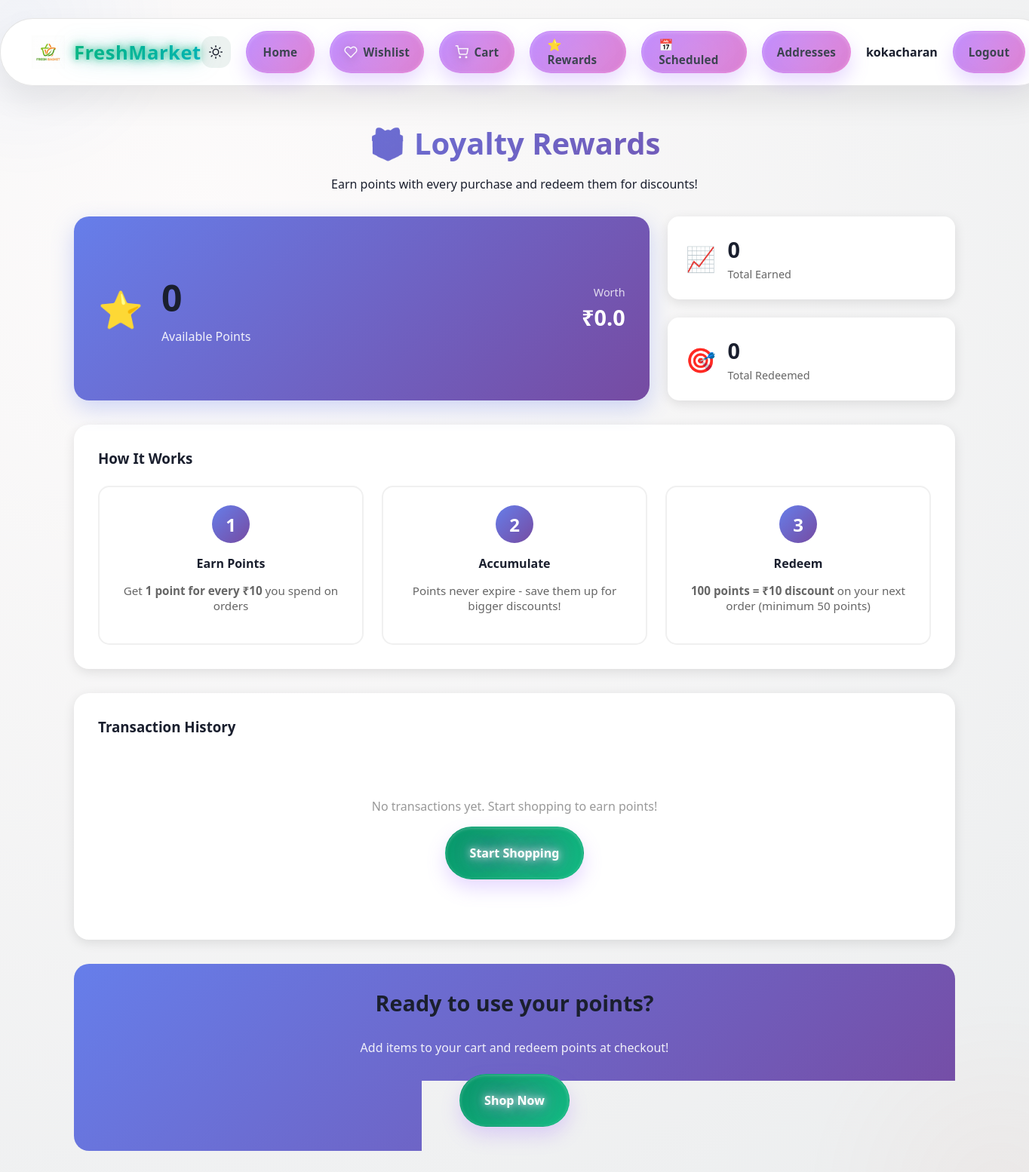
The page /loyalty (signed in) on the database its author committed.
### models.py (models this page shows)
class User(UserMixin, db.Model):
    id = db.Column(db.Integer, primary_key=True)
    username = db.Column(db.String(80), unique=True, nullable=False)
    email = db.Column(db.String(120), unique=True, nullable=True) # Nullable for migration, should be False for new users
    password_hash = db.Column(db.String(120), nullable=False)
    is_admin = db.Column(db.Boolean, default=False)
    reset_token = db.Column(db.String(100), nullable=True)
    reset_token_expiration = db.Column(db.DateTime, nullable=True)
    loyalty_points = db.Column(db.Integer, default=0)  # Loyalty rewards points
    cart_items = db.relationship('CartItem', backref='user', lazy=True)
    orders = db.relationship('Order', backref='user', lazy=True)
    addresses = db.relationship('Address', backref='user', lazy=True, cascade='all, delete-orphan')
    wishlist_items = db.relationship('Wishlist', backref='user', lazy=True, cascade='all, delete-orphan')
    loyalty_transactions = db.relationship('LoyaltyTransaction', backref='user', lazy=True, cascade='all, delete-orphan')
    scheduled_orders = db.relationship('ScheduledOrder', backref='user', lazy=True, cascade='all, delete-orphan')

### routes.py (the view)
@main.route('/loyalty')
@login_required
def loyalty():
    transactions = LoyaltyTransaction.query.filter_by(user_id=current_user.id).order_by(LoyaltyTransaction.created_at.desc()).all()
    total_earned = sum(t.points for t in transactions if t.transaction_type == 'earned')
    total_redeemed = abs(sum(t.points for t in transactions if t.transaction_type == 'redeemed'))
    return render_template('loyalty.html',
                         transactions=transactions,
                         total_earned=total_earned,
                         total_redeemed=total_redeemed)

### routes.py (called while the page is built)
@login_manager.user_loader
def load_user(user_id):
    return User.query.get(int(user_id))

@main.context_processor
def inject_cart_total():
    if current_user.is_authenticated:
        cart_items = CartItem.query.filter_by(user_id=current_user.id).all()
        total_price = sum(item.product.price * item.quantity for item in cart_items)
        total_items = sum(item.quantity for item in cart_items)
        return {'cart_total': total_price, 'cart_count': total_items}
    return {'cart_total': 0, 'cart_count': 0}

### templates/loyalty.html (shortened to what this page needs)
{% extends 'base.html' %}
{% block content %}
<div class="loyalty-container">
    <div class="loyalty-header">
        <h1>🎁 Loyalty Rewards</h1>
        <p>Earn points with every purchase and redeem them for discounts!</p>
    </div>
    <div class="points-summary">
        <div class="points-card main-balance">
            <div class="points-icon">⭐</div>
            <div class="points-info">
                <h2>{{ current_user.loyalty_points }}</h2>
                <p>Available Points</p>
            </div>
            <div class="points-value">
                <span class="value-label">Worth</span>
                <span class="value-amount">₹{{ (current_user.loyalty_points / 100 * 10)|round(2) }}</span>
            </div>
        </div>
        <div class="points-stats">
            <div class="stat-card">
                <div class="stat-icon">📈</div>
                <div class="stat-info">
                    <h3>{{ total_earned }}</h3>
                    <p>Total Earned</p>
                </div>
            </div>
            <div class="stat-card">
                <div class="stat-icon">🎯</div>
                <div class="stat-info">
                    <h3>{{ total_redeemed }}</h3>
                    <p>Total Redeemed</p>
                </div>
            </div>
        </div>
    </div>
    <div class="rewards-info">
        <h3>How It Works</h3>
        <div class="info-cards">
            <div class="info-card">
                <div class="info-number">1</div>
                <h4>Earn Points</h4>
                <p>Get <strong>1 point for every ₹10</strong> you spend on orders</p>
            </div>
            <div class="info-card">
                <div class="info-number">2</div>
                <h4>Accumulate</h4>
                <p>Points never expire - save them up for bigger discounts!</p>
            </div>
            <div class="info-card">
                <div class="info-number">3</div>
                <h4>Redeem</h4>
                <p><strong>100 points = ₹10 discount</strong> on your next order (minimum 50 points)</p>
            </div>
        </div>
    </div>
    <div class="transaction-history">
        <h3>Transaction History</h3>
        {% if transactions %}
        <div class="transactions-list">
            {% for transaction in transactions %}
            <div class="transaction-item {{ transaction.transaction_type }}">
                <div class="transaction-icon">
                    {% if transaction.transaction_type == 'earned' %}
                    <span class="icon-earned">+</span>
                    {% else %}
                    <span class="icon-redeemed">−</span>
                    {% endif %}
                </div>
                <div class="transaction-details">
                    <p class="transaction-desc">{{ transaction.description }}</p>
                    <p class="transaction-date">{{ transaction.created_at.strftime('%B %d, %Y at %I:%M %p') }}</p>
                </div>
                <div class="transaction-points {{ transaction.transaction_type }}">
                    {% if transaction.transaction_type == 'earned' %}
                    +{{ transaction.points }}
                    {% else %}
                    {{ transaction.points }}
                    {% endif %}
                    <span>points</span>
                </div>
            </div>
            {% endfor %}
        </div>
        {% else %}
        <div class="no-transactions">
            <p>No transactions yet. Start shopping to earn points!</p>
            <a href="{{ url_for('main.index') }}" class="btn btn-primary">Start Shopping</a>
        </div>
        {% endif %}
    </div>
    <div class="loyalty-cta">
        <h3>Ready to use your points?</h3>
        <p>Add items to your cart and redeem points at checkout!</p>
        <a href="{{ url_for('main.index') }}" class="btn btn-primary">Shop Now</a>
    </div>
</div>
{% endblock %}

### templates/base.html (shortened to what this page needs)
<!DOCTYPE html>
<html lang="en">
<head>
    <link rel="stylesheet" href="{{ url_for('static', filename='style.css') }}">
    <link rel="stylesheet" href="{{ url_for('static', filename='new_features.css') }}">
    <link rel="stylesheet" href="{{ url_for('static', filename='accessibility.css') }}">
    <link rel="stylesheet" href="{{ url_for('static', filename='animations.css') }}">
    <link rel="stylesheet" href="{{ url_for('static', filename='enhanced_animations.css') }}">
    <link rel="stylesheet" href="{{ url_for('static', filename='scroll_animations.css') }}">
    <link rel="stylesheet" href="{{ url_for('static', filename='login_decorations.css') }}">
</head>
<body class="{% block body_class %}{% endblock %}">
    <nav class="top-nav">
        <div class="logo">
            <img src="{{ url_for('static', filename='logo.png') }}" alt="FreshMarket Logo">
            <span>FreshMarket</span>
        </div>
        <div class="links">
            <button id="theme-toggle" class="theme-toggle ripple-parent" type="button" aria-label="Toggle theme"
                aria-pressed="false">
            </button>
            <a href="{{ url_for('main.index') }}" class="nav-link">Home</a>
            {% if current_user.is_authenticated %}
            <a href="{{ url_for('main.wishlist') }}" class="nav-link nav-link-icon">
                <svg width="18" height="18" viewBox="0 0 24 24" fill="none" aria-hidden="true">
                    <path
                        d="M20.84 4.61a5.5 5.5 0 0 0-7.78 0L12 5.67l-1.06-1.06a5.5 5.5 0 0 0-7.78 7.78l1.06 1.06L12 21.23l7.78-7.78 1.06-1.06a5.5 5.5 0 0 0 0-7.78z"
                        stroke="currentColor" stroke-width="2" stroke-linecap="round" stroke-linejoin="round" />
                </svg>
                Wishlist
            </a>
            <a href="{{ url_for('main.cart') }}" class="nav-link nav-link-icon">
                Cart
            </a>
            <a href="{{ url_for('main.loyalty') }}" class="nav-link nav-link-icon">
                ⭐ Rewards
            </a>
            <a href="{{ url_for('main.scheduled_orders') }}" class="nav-link nav-link-icon">
                📅 Scheduled
            </a>
            <a href="{{ url_for('main.addresses') }}" class="nav-link">Addresses</a>
            <span class="nav-user">{{ current_user.username }}</span>
            <a href="{{ url_for('main.logout') }}" class="nav-link">Logout</a>
            {% else %}
            <a href="{{ url_for('main.login') }}" class="nav-link">Login</a>
            <a href="{{ url_for('main.register') }}" class="nav-link">Register</a>
            {% endif %}
        </div>
    </nav>
    <div class="container">
        {% block content %}{% endblock %}
    </div>
</body>
</html>

### static/new_features.css (style rules this page uses)
.stat-card { background: white; padding: 2rem; border-radius: 16px; box-shadow: 0 2px 8px rgba(0, 0, 0, 0.08); display: flex; align-items: center; gap: 1.5rem; transition: all 0.3s ease; }
.stat-icon { font-size: 3rem; }

### static/accessibility.css (style rules this page uses)
nav.top-nav { background: var(--surface-dark); color: var(--text-inverse); }
body[data-theme="light"] nav.top-nav { background: rgba(255, 255, 255, 0.95); color: var(--text-primary); border: 1px solid var(--border-light); box-shadow: var(--shadow-soft); }
body[data-theme="light"] .nav-link { color: var(--text-secondary); }
body[data-theme="light"] .nav-user { color: var(--text-primary); }
body[data-theme="light"] .btn { background: linear-gradient(135deg, var(--accent-secondary-dark), var(--accent-secondary)); color: #ffffff; }
body[data-theme="light"] h2, body[data-theme="light"] h3, body[data-theme="light"] h4 { color: var(--text-primary); }
.btn, .filter-chip, .nav-link, .add-to-cart-btn, .plus-btn, .search-button { min-height: 44px; min-width: 44px; display: inline-flex; align-items: center; justify-content: center; }

### static/enhanced_animations.css (style rules this page uses)
.nav-link { transition: all 0.3s cubic-bezier(0.4, 0, 0.2, 1); }
.btn, .add-to-cart-btn { transition: all 0.3s cubic-bezier(0.4, 0, 0.2, 1); }
.stat-card, .info-card { transition: all 0.3s cubic-bezier(0.4, 0, 0.2, 1); }
html { scroll-behavior: smooth; }

### static/scroll_animations.css (style rules this page uses)
html { scroll-behavior: smooth; }
.top-nav { position: sticky; top: 0; z-index: 1000; transition: all 0.3s ease-in-out; }

### templates/loyalty.html (style rules this page uses)
.loyalty-container { max-width: 1200px; margin: 2rem auto; padding: 0 1rem; }
.loyalty-header { text-align: center; margin-bottom: 2rem; }
.loyalty-header h1 { font-size: 2.5rem; margin-bottom: 0.5rem; background: linear-gradient(135deg, #667eea 0%, #764ba2 100%); -webkit-background-clip: text; -webkit-text-fill-color: transparent; }
.points-summary { display: grid; grid-template-columns: 2fr 1fr; gap: 1.5rem; margin-bottom: 2rem; }
.points-card { background: linear-gradient(135deg, #667eea 0%, #764ba2 100%); border-radius: 20px; padding: 2rem; color: white; display: flex; align-items: center; gap: 1.5rem; box-shadow: 0 10px 30px rgba(102, 126, 234, 0.3); }
.points-icon { font-size: 3rem; }
.points-info h2 { font-size: 3rem; margin: 0; font-weight: 700; }
.points-info p { margin: 0.5rem 0 0 0; opacity: 0.9; }
.points-value { margin-left: auto; text-align: right; }
.value-label { display: block; font-size: 0.9rem; opacity: 0.8; }
.value-amount { display: block; font-size: 1.8rem; font-weight: 700; margin-top: 0.25rem; }
.points-stats { display: flex; flex-direction: column; gap: 1.5rem; }
.stat-card { background: white; border-radius: 15px; padding: 1.5rem; display: flex; align-items: center; gap: 1rem; box-shadow: 0 4px 15px rgba(0, 0, 0, 0.1); }
.stat-icon { font-size: 2rem; }
.stat-info h3 { margin: 0; font-size: 1.8rem; color: #667eea; }
.stat-info p { margin: 0.25rem 0 0 0; color: #666; font-size: 0.9rem; }
.rewards-info { background: white; border-radius: 20px; padding: 2rem; margin-bottom: 2rem; box-shadow: 0 4px 15px rgba(0, 0, 0, 0.1); }
.rewards-info h3 { margin-top: 0; color: #333; }
.info-cards { display: grid; grid-template-columns: repeat(auto-fit, minmax(250px, 1fr)); gap: 1.5rem; margin-top: 1.5rem; }
.info-card { text-align: center; padding: 1.5rem; border: 2px solid #f0f0f0; border-radius: 15px; transition: all 0.3s ease; }
.info-number { width: 50px; height: 50px; background: linear-gradient(135deg, #667eea 0%, #764ba2 100%); color: white; border-radius: 50%; display: flex; align-items: center; justify-content: center; font-size: 1.5rem; font-weight: 700; margin: 0 auto 1rem; }
.info-card h4 { margin: 0.5rem 0; color: #333; }
.info-card p { color: #666; font-size: 0.95rem; }
.transaction-history { background: white; border-radius: 20px; padding: 2rem; margin-bottom: 2rem; box-shadow: 0 4px 15px rgba(0, 0, 0, 0.1); }
.transaction-history h3 { margin-top: 0; color: #333; }
.no-transactions { text-align: center; padding: 3rem 1rem; color: #999; }
.loyalty-cta { background: linear-gradient(135deg, #667eea 0%, #764ba2 100%); border-radius: 20px; padding: 2rem; text-align: center; color: white; }
.loyalty-cta h3 { margin-top: 0; font-size: 1.8rem; }
.loyalty-cta p { margin-bottom: 1.5rem; opacity: 0.9; }

### rows shown on the page
User: username "kokacharan", loyalty_points "0", (current_user.loyalty_points/100*10)|round(2) "0.0"

### other values the page prints
{{ total_earned }} "0"
{{ total_redeemed }} "0"
